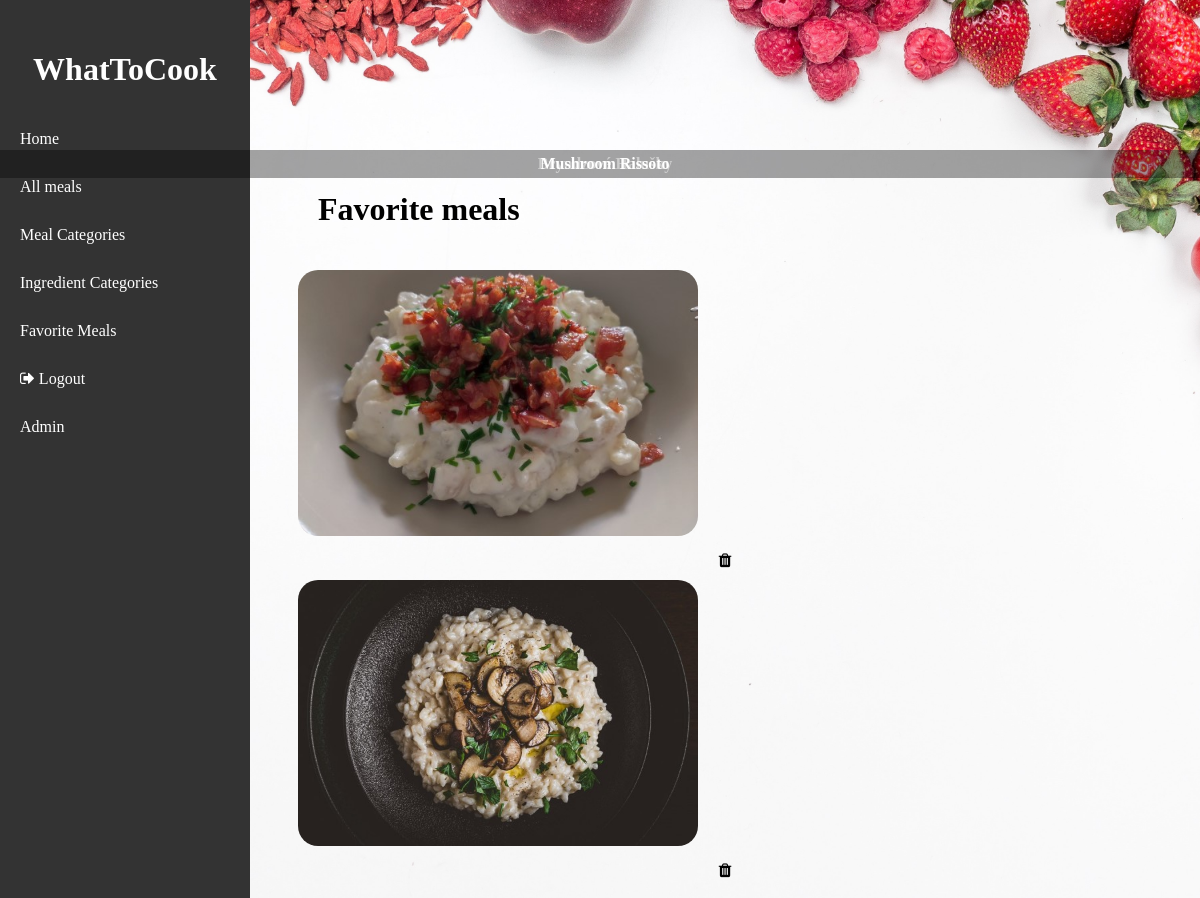
Screenshot of /favorite_meals/ (signed in) with the database file from the repository.
### viewer/models.py (models this page shows, shortened)
class FavoriteMeal(Model):
    user = ForeignKey(User, on_delete=CASCADE)
    meal = ForeignKey(Meal, on_delete=CASCADE)

class Meal(Model):
    name = CharField(max_length=50)
    category = ManyToManyField(SecondaryMealCategory)
    ingredients = ManyToManyField(Ingredient)
    description = TextField()
    picture = ImageField(upload_to='viewer/static/images/', blank=True)
    class Meta:
        ordering = ['name']

### viewer/views.py (the view)
# urls.py: path('favorite_meals/', favorite_meals_for_user, name="favorite_meals_for_user"),
@login_required
def favorite_meals_for_user(request):
    favorite_meals = FavoriteMeal.objects.filter(user__id=request.user.id)
    return render(request, 'favorite_meals.html', {'favorite_meals': favorite_meals})

### viewer/templates/favorite_meals.html (shortened to what this page needs)
{% extends 'base.html' %}
{% block content %}
{% load static %}
<link rel="stylesheet" href="{% static 'style.css' %}">
<link rel="stylesheet" href="http://cdnjs.cloudflare.com/ajax/libs/font-awesome/4.4.0/css/font-awesome.min.css">
<body>
{% if favorite_meals %}
<h1 style="margin-left: 40px;">Favorite meals</h1>
<div class="ingredient-grid">
    {% for meal in favorite_meals %}
    <div class="ingredient-item">
        <div class="image-container">
        <a href="{% url 'meal_detail' meal_id=meal.meal.id %}">
                <img class="images" src="{{ MEDIA_URL }}{{ meal.meal.picture.url }}">
                <a href="{% url 'delete_favorite_meal' favorite_meal_id=meal.id %}" class="trash-icon">
                    <i style="color: black;" class="fa fa-trash"></i>
                </a>
            </div>
            <div class="category-name">{{ meal.meal.name }}</div>
</div>
    {% endfor %}
{% else %}
<h1>You don't have any favorite meals yet.</h1>
{% endif %}
</div>
</body>
{% endblock %}

### viewer/static/style.css (style rules this page uses)
body { background-image: url('images/background.jpg'); background-size: cover; background-repeat: no-repeat; background-position: center top; background-attachment: fixed; margin-top: 150px; }
.images { width: 400px; height: 266px; margin: 20px; object-fit: cover; border-radius: 20px; }
.category-name { position: absolute; top: 150px; left: 0; width: 100%; text-align: center; background-color: rgba(0, 0, 0, 0.2); color: white; padding: 5px; font-weight: bold; }
.image-container { position: relative; }
.trash-icon { position: absolute; bottom: -10px; left: 50%; transform: translateX(-50%); }

### rows the page displays
FavoriteMeal: meal.picture (picture), meal.name "Bryndzové Halušky"
FavoriteMeal: meal.picture (picture), meal.name "Mushroom Rissoto"
